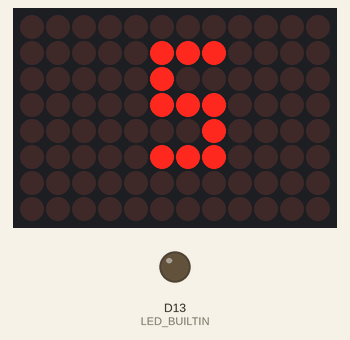
Recording of a sketch running on a simulated Arduino Uno R4 WiFi. Parts: 12×8 LED matrix, output pins drawn as LEDs (lit = HIGH).

Above: at 0.1 s.
At 1.1 s:
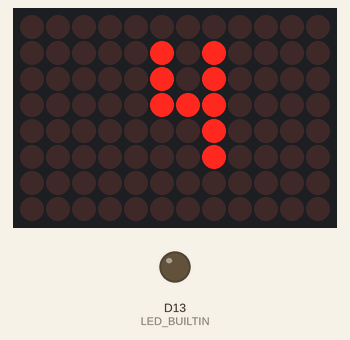
At 2.1 s:
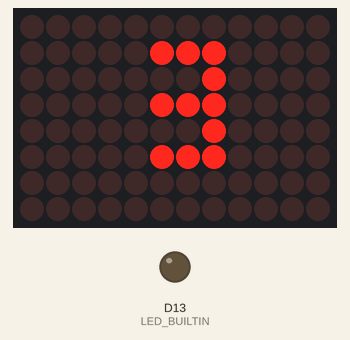
At 5.1 s:
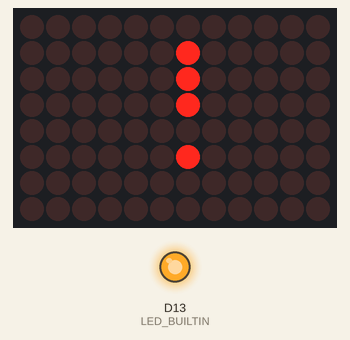
Timing chart, 0 to 36.5 s (numbered marks = the images above):
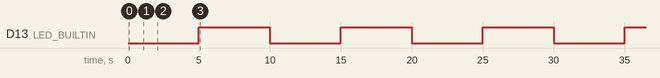

Measured:
- by itself, D13 (LED_BUILTIN): alternates HIGH for 5.0 s and LOW for 5.0 s
- by itself, everything shown: repeats every 10.0 s, in 6 steps
- what the display in image 1 shows lasts 1.0 s, from 1.0 s to 2.0 s

The sketch:

uno-r4-matrix-countdown.ino
```cpp
#include "Arduino_LED_Matrix.h"

// init matrix obj
ArduinoLEDMatrix matrix;

uint8_t fiveframe[8][12] = {
    {0,0,0,0,0,0,0,0,0,0,0,0,},
    {0,0,0,0,0,1,1,1,0,0,0,0,},
    {0,0,0,0,0,1,0,0,0,0,0,0,},
    {0,0,0,0,0,1,1,1,0,0,0,0,},
    {0,0,0,0,0,0,0,1,0,0,0,0,},
    {0,0,0,0,0,1,1,1,0,0,0,0,},
    {0,0,0,0,0,0,0,0,0,0,0,0,},
    {0,0,0,0,0,0,0,0,0,0,0,0,},
};

uint8_t fourframe[8][12] = {
   {0,0,0,0,0,0,0,0,0,0,0,0,},
   {0,0,0,0,0,1,0,1,0,0,0,0,},
   {0,0,0,0,0,1,0,1,0,0,0,0,},
   {0,0,0,0,0,1,1,1,0,0,0,0,},
   {0,0,0,0,0,0,0,1,0,0,0,0,},
   {0,0,0,0,0,0,0,1,0,0,0,0,},
   {0,0,0,0,0,0,0,0,0,0,0,0,},
   {0,0,0,0,0,0,0,0,0,0,0,0,},
};

uint8_t threeframe[8][12] = {
   {0,0,0,0,0,0,0,0,0,0,0,0,},
   {0,0,0,0,0,1,1,1,0,0,0,0,},
   {0,0,0,0,0,0,0,1,0,0,0,0,},
   {0,0,0,0,0,1,1,1,0,0,0,0,},
   {0,0,0,0,0,0,0,1,0,0,0,0,},
   {0,0,0,0,0,1,1,1,0,0,0,0,},
   {0,0,0,0,0,0,0,0,0,0,0,0,},
   {0,0,0,0,0,0,0,0,0,0,0,0,},
};

uint8_t twoframe[8][12] = {
    {0,0,0,0,0,0,0,0,0,0,0,0,},
    {0,0,0,0,0,1,1,1,0,0,0,0,},
    {0,0,0,0,0,0,0,1,0,0,0,0,},
    {0,0,0,0,0,1,1,1,0,0,0,0,},
    {0,0,0,0,0,1,0,0,0,0,0,0,},
    {0,0,0,0,0,1,1,1,0,0,0,0,},
    {0,0,0,0,0,0,0,0,0,0,0,0,},
    {0,0,0,0,0,0,0,0,0,0,0,0,},
};

uint8_t oneframe[8][12] = {
    {0,0,0,0,0,0,0,0,0,0,0,0,},
    {0,0,0,0,0,0,1,0,0,0,0,0,},
    {0,0,0,0,0,0,1,0,0,0,0,0,},
    {0,0,0,0,0,0,1,0,0,0,0,0,},
    {0,0,0,0,0,0,1,0,0,0,0,0,},
    {0,0,0,0,0,0,1,0,0,0,0,0,},
    {0,0,0,0,0,0,0,0,0,0,0,0,},
    {0,0,0,0,0,0,0,0,0,0,0,0,},
};


uint8_t exframe[8][12] = {
    {0,0,0,0,0,0,0,0,0,0,0,0,},
    {0,0,0,0,0,0,1,0,0,0,0,0,},
    {0,0,0,0,0,0,1,0,0,0,0,0,},
    {0,0,0,0,0,0,1,0,0,0,0,0,},
    {0,0,0,0,0,0,0,0,0,0,0,0,},
    {0,0,0,0,0,0,1,0,0,0,0,0,},
    {0,0,0,0,0,0,0,0,0,0,0,0,},
    {0,0,0,0,0,0,0,0,0,0,0,0,},
};


void setup() {
  matrix.begin();
  pinMode(LED_BUILTIN, OUTPUT);
}

void loop() {
  digitalWrite(LED_BUILTIN, LOW);
  matrix.renderBitmap(fiveframe, 8, 12);
  delay(1000);
  matrix.renderBitmap(fourframe, 8, 12);
  delay(1000);
  matrix.renderBitmap(threeframe, 8, 12);
  delay(1000);
  matrix.renderBitmap(twoframe, 8, 12);
  delay(1000);
  matrix.renderBitmap(oneframe, 8, 12);
  delay(1000);
  matrix.renderBitmap(exframe, 8, 12);
  digitalWrite(LED_BUILTIN, HIGH);
  delay(5000);
}
```
